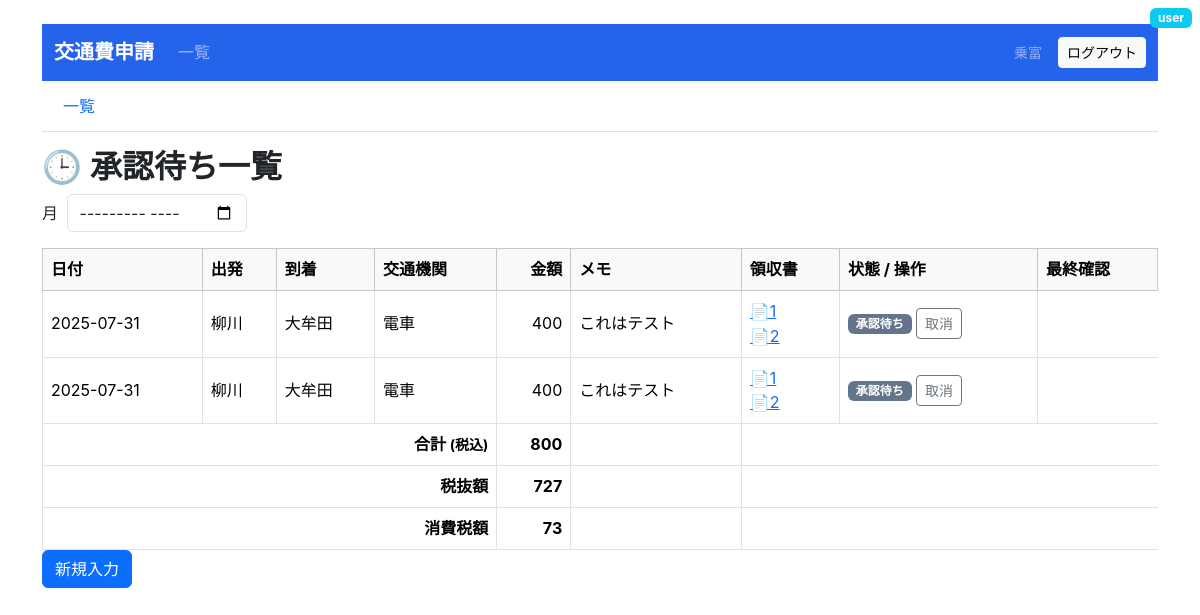
Screenshot of /pending (signed in) with the database file from the repository.
### expenses/models.py (models this page shows, shortened)
class User(UserMixin, db.Model):
    __tablename__ = "user"
    id            = db.Column(db.Integer, primary_key=True)
    username      = db.Column(db.String(32), unique=True, nullable=False)
    password_hash = db.Column(db.String(128), nullable=False)
    role          = db.Column(db.String(10), default="user")   # "user" or "admin"

class Expense(db.Model):
    __tablename__ = "expense"
    id               = db.Column(db.Integer, primary_key=True)
    date             = db.Column(db.Date,     nullable=False)
    departure        = db.Column(db.String(64),  nullable=False)
    destination      = db.Column(db.String(64),  nullable=False)
    amount           = db.Column(db.Integer,  nullable=False)
    memo             = db.Column(db.String(256))
    created_at       = db.Column(db.DateTime, default=datetime.utcnow)
    file_path        = db.Column(db.String(256))
    status           = db.Column(
        Enum("pending", "approved", "rejected", "canceled", name="expense_status"),
        default="pending", nullable=False
    )
    carried_forward  = db.Column(db.Boolean, default=False, nullable=False)
    final_checked    = db.Column(db.Boolean, default=False, nullable=False)
    transport        = db.Column(
        Enum(
            "バス", "電車", "特急", "新幹線",
            "高速道路", "自動車", "立替経費", "その他",
            name="transport_type"
        ),
        nullable=False,
        default="電車"
    )
    user_id = db.Column(db.Integer, db.ForeignKey("user.id"), nullable=False)
    user    = db.relationship("User", backref="expenses")
    receipts = db.relationship(
        "ExpenseReceipt",
        back_populates="expense",
        cascade="all, delete-orphan",
        lazy="joined",
    )

class ExpenseReceipt(db.Model):
    __tablename__ = "expense_receipt"
    id          = db.Column(db.Integer, primary_key=True)
    expense_id  = db.Column(
        db.Integer,
        db.ForeignKey("expense.id", ondelete="CASCADE"),
        nullable=False
    )
    file_path   = db.Column(db.String(256), nullable=False)
    expense     = db.relationship(
        "Expense",
        back_populates="receipts"
    )

### expenses/routes.py (the view)
@bp.route("/pending")
@login_required
def list_pending():
    request.view_args["status_filter"] = "pending"
    return list_expenses()

### expenses/__init__.py (called while the page is built)
@bp.before_app_request                # ← アプリ全体に効く
def inject_pending_count():
    if current_user.is_authenticated and current_user.role == "admin":
        pending = Expense.query.filter_by(status="pending").count()
        g.pending_count = pending
    else:
        g.pending_count = 0
    current_app.jinja_env.globals["pending_count"] = g.pending_count

### expenses/models.py (called while the page is built)
@login_manager.user_loader
def load_user(user_id):
    return User.query.get(int(user_id))

### templates/list.html (shortened to what this page needs)
{% extends "base.html" %}
{% block content %}
<h2>
    {% if status_filter == 'pending' %}🕒 承認待ち一覧
    {% else %}交通費一覧
    {% endif %}
</h2>
<form method="get" class="mb-3 d-flex align-items-center gap-3">
    <div>
      <label class="form-label me-1 mb-0">月</label>
      <input type="month" name="month" value="{{ month_selected }}"
             class="form-control d-inline-block" style="width:180px"
             onchange="this.form.submit()">
    </div>
  </form>
<div class="table-responsive">
  <table class="table table-bordered align-middle mb-0 list-table">
    <thead class="table-light">
        <tr>
          <th>日付</th><th>出発</th><th>到着</th>
          <th>交通機関</th>
          <th class="text-end">金額</th><th>メモ</th>
          <th>領収書</th><th>状態 / 操作</th>
          <th style="width:120px">最終確認</th>
        </tr>
      </thead>
      <tbody>
        {% for e in expenses %}
          <tr>
            <td>{{ e.date }}</td>
            <td>{{ e.departure }}</td>
            <td>{{ e.destination }}</td>
            <td>{{ e.transport }}</td>
            <td class="text-end">{{ "{:,}".format(e.amount) }}</td>
            <td>{{ e.memo or "" }}</td>
            <td>
                {% if e.receipts %}
                  {% for r in e.receipts %}
                    <a href="{{ r.file_path }}" target="_blank">📄{{ loop.index }}</a>
                    {% if not loop.last %}<br>{% endif %}
                  {% endfor %}
                {% elif e.file_path %}
                  {% if e.file_path.startswith('http') %}
                    <a href="{{ e.file_path }}" target="_blank">📄</a>
                  {% else %}
                    <a href="{{ url_for('expenses.view_receipt', filename=e.file_path.split('/')[-1]) }}" target="_blank">📄</a>
                  {% endif %}
                {% endif %}
            </td>
            <td>
              {% set label = {'pending':'承認待ち','approved':'承認済み','rejected':'却下済み','canceled':'取消済み'}[e.status] %}
              {% set badge_cls = {'pending':'badge-pending','approved':'badge-approved','rejected':'badge-rejected','canceled':'badge-canceled'}[e.status] %}
              <span class="badge {{ badge_cls }}">{{ label }}</span>
              {% if current_user.role == 'admin' %}
                <form method="post" action="{{ url_for('expenses.approve', eid=e.id) }}" class="d-inline">
                  <button class="btn btn-sm btn-success {% if e.status=='approved' %}disabled{% endif %}">承認</button>
                </form>
                <form method="post" action="{{ url_for('expenses.reject', eid=e.id) }}" class="d-inline">
                  <button class="btn btn-sm btn-danger {% if e.status=='rejected' %}disabled{% endif %}">却下</button>
                </form>
                <form method="post" action="{{ url_for('expenses.delete_expense', eid=e.id) }}" class="d-inline" onsubmit="return confirm('本当に削除しますか？');">
                  <button class="btn btn-sm btn-outline-secondary">削除</button>
                </form>
                {% if not e.carried_forward %}
                <form method="post" action="{{ url_for('expenses.carry_forward', eid=e.id) }}" class="d-inline">
                  <button class="btn btn-sm btn-outline-info">翌月へ</button>
                </form>
                {% else %}
                <form method="post" action="{{ url_for('expenses.undo_carry', eid=e.id) }}" class="d-inline">
                  <button class="btn btn-sm btn-outline-warning">前月へ戻す</button>
                </form>
                {% endif %}
              {% elif current_user.id==e.user_id and e.status=='pending' %}
                <form method="post" action="{{ url_for('expenses.delete_expense', eid=e.id) }}" class="d-inline" onsubmit="return confirm('本当に削除しますか？');">
                  <button class="btn btn-sm btn-outline-secondary">取消</button>
                </form>
              {% endif %}
            </td>
          </tr>
        {% endfor %}
      </tbody>
        <tfoot>
            <tr>
              <th colspan="{{ 5 if show_user_col else 4 }}" class="text-end">合計 <small>(税込)</small></th>
              <th class="text-end">{{ "{:,}".format(total) }}</th><th></th>
            </tr>
            <tr>
              <th colspan="{{ 5 if show_user_col else 4 }}" class="text-end">税抜額</th>
              <th class="text-end">{{ "{:,}".format(net_total) }}</th><th></th>
            </tr>
            <tr>
              <th colspan="{{ 5 if show_user_col else 4 }}" class="text-end">消費税額</th>
              <th class="text-end">{{ "{:,}".format(tax_amount) }}</th><th></th>
            </tr>
        </tfoot>
  </table>
</div>
<a href="{{ url_for('expenses.submit') }}" class="btn btn-primary">新規入力</a>
{% endblock %}

### templates/base.html (shortened to what this page needs)
<!DOCTYPE html>
<html lang="ja">
<head>
  <link href="https://cdn.jsdelivr.net/npm/bootstrap@5.3.3/dist/css/bootstrap.min.css" rel="stylesheet">
  <link href="{{ url_for('static', filename='css/design.css') }}?v=20250612" rel="stylesheet">
</head>
<body class="container pt-4">
    <nav class="navbar navbar-expand-lg navbar-dark" style="background: var(--clr-primary);">
        <div class="container-fluid">
          <a class="navbar-brand fw-semibold" href="{{ url_for('expenses.list_expenses') }}">交通費申請</a>
          <div id="navMain" class="collapse navbar-collapse">
            <ul class="navbar-nav me-auto">
              <li class="nav-item"><a class="nav-link" href="{{ url_for('expenses.list_expenses') }}">一覧</a></li>
            </ul>
            <span class="text-white-50 small me-3">{{ current_user.username }}</span>
            <a class="btn btn-sm btn-light" href="{{ url_for('auth.logout') }}">ログアウト</a>
          </div>
        </div>
      </nav>
  {% if current_user.is_authenticated %}
    <span class="position-absolute top-0 end-0 m-2 badge bg-info">
      {{ current_user.role }}
    </span>
  {% endif %}
  <ul class="nav nav-tabs mb-3">
    <li class="nav-item">
      <a class="nav-link
         {% if request.endpoint == 'expenses.list_expenses' %}active{% endif %}"
         href="{{ url_for('expenses.list_expenses') }}">
        一覧
      </a>
    </li>
  </ul>
  {% block content %}{% endblock %}
</body>
</html>

### static/css/design.css (style rules this page uses)
:root { --clr-primary: #2563eb; --clr-primary-dark: #1e40af; --clr-accent: #22c55e; --clr-danger: #dc2626; --font-sans: 'Inter', 'Noto Sans JP', sans-serif; }
body { font-family: var(--font-sans); line-height: 1.55; }
h1,h2,h3 { font-weight: 600; }
.nav-tabs .nav-link { font-weight: 500; padding: .75rem 1.25rem; }
.badge-pending { background: #64748b; }

### rows the page displays
User: username "乗富", role "user"
Expense: date "2025-07-31", departure "柳川", destination "大牟田", transport "電車", amount "400", memo "これはテスト", label "承認待ち"
Expense: date "2025-07-31", departure "柳川", destination "大牟田", transport "電車", amount "400", memo "これはテスト", label "承認待ち"

### other values shown
{{ "{:,}".format(total) }} "800"
{{ "{:,}".format(net_total) }} "727"
{{ "{:,}".format(tax_amount) }} "73"
